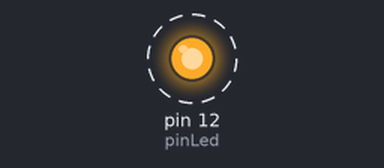
The sketch below on a simulated Arduino Uno, built with avr-gcc and run on an emulated ATmega328P. Parts: output pins drawn as LEDs (lit = HIGH). Dashed ring = blinking.

Above: at 0.5 s.
Timing chart, 0 to 4.6 s (numbered marks = the images above):
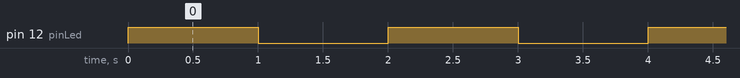

The sketch:

test_led.ino.ino
```cpp
int pinLed=12; //variable pour le numéro du pin utilisé
void setup()
{
    pinMode(pinLed,OUTPUT); //le pin 13 en mode sortie de courant
}
void loop()
{
    digitalWrite(pinLed,HIGH); // on passe le pin à +5V
    delay (1000);
    digitalWrite(pinLed,LOW); // on passe le pin à 0V
    delay(1000);
}
```

Measured:
- by itself, pin 12 (pinLed): alternates HIGH for 1.0 s and LOW for 1.0 s
